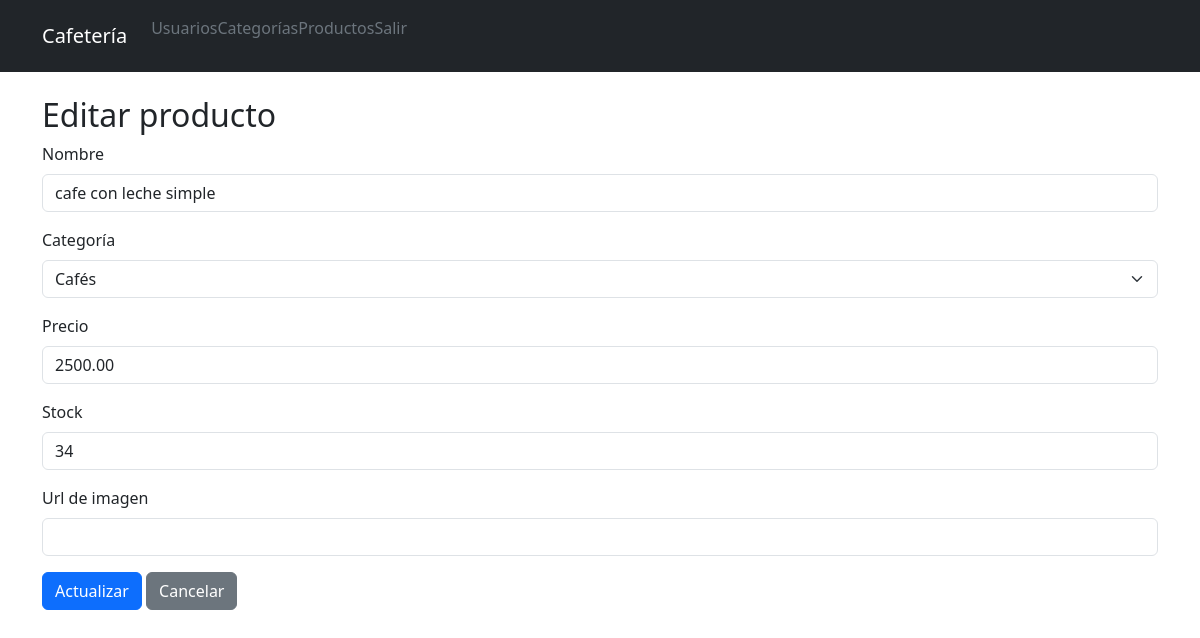
Screenshot of /cafeteria_app5/index.php?action=productos_edit&id=20 (signed in) with the database file from the repository.
### tables this page shows
CREATE TABLE `productos` (
  `id_producto` int(11) NOT NULL,
  `nombre` varchar(100) NOT NULL,
  `precio` decimal(10,2) NOT NULL DEFAULT 0.00,
  `stock` int(4) NOT NULL,
  `id_categoria` int(11) NOT NULL,
  `img` varchar(500) NOT NULL
);

CREATE TABLE `categorias` (
  `id_categoria` int(11) NOT NULL,
  `nombre` varchar(100) NOT NULL,
  `descripcion` text NOT NULL,
  `url_foto` int(11) NOT NULL
);

### cafeteria_app5/app/controllers/ProductoController.php (called while the page is built, shortened)
<?php
require_once 'app/models/Producto.model.php';
require_once 'app/models/Categoria.model.php';
class ProductoController {
    public function edit() {
        $m = new Producto();
        $cat = new Categoria();
        $categorias = $cat->getAll();
        $id = $_GET['id'] ?? null;
        $producto = $m->get($id);
        require 'app/views/producto/form.php';
    }
}

### cafeteria_app5/index.php (called while the page is built)
<?php
require_once 'router.php';

### cafeteria_app5/app/config/config.php (called while the page is built)
<?php
class Database {
    private static $instance = null;
    private $conn;
    private $host = "127.0.0.1";
    private $user = "root";
    private $pass = "";
    private $db = "cafeteria";
    private function __construct() {
        try {
            $this->conn = new PDO("mysql:host={$this->host};dbname={$this->db};charset=utf8mb4", $this->user, $this->pass);
            $this->conn->setAttribute(PDO::ATTR_ERRMODE, PDO::ERRMODE_EXCEPTION);
        } catch (PDOException $e) {
            die("Error de conexión: ".$e->getMessage());
        }
    }
    public static function getInstance() {
        if (!self::$instance) {
            self::$instance = new Database();
        }
        return self::$instance;
    }
    public function getConnection() {
        return $this->conn;
    }
}

### cafeteria_app5/app/models/Producto.model.php (called while the page is built, shortened)
<?php
require_once 'app/config/config.php';
class Producto {
    private $db;
    public function __construct() {
        $this->db = Database::getInstance()->getConnection();
    }
    public function get($id) {
        $stmt = $this->db->prepare('SELECT * FROM productos WHERE id_producto = ?');
        $stmt->execute([$id]);
        return $stmt->fetch(PDO::FETCH_ASSOC);
    }
}

### cafeteria_app5/app/models/Categoria.model.php (called while the page is built, shortened)
<?php
require_once 'app/config/config.php';
class Categoria {
    private $db;
    public function __construct() {
        $this->db = Database::getInstance()->getConnection();
    }
    public function getAll() {
        $stmt = $this->db->query('SELECT * FROM categorias ORDER BY id_categoria DESC');
        return $stmt->fetchAll(PDO::FETCH_ASSOC);
    }
}

### cafeteria_app5/app/views/producto/form.php (the view, shortened to what this page needs)
<?php require 'app/views/partials/header.php'; ?>
<?php $isEdit = isset($producto); ?>
<h2><?= $isEdit ? 'Editar producto' : 'Nuevo producto' ?></h2>
<form method="post">
  <div class="mb-3">
    <label class="form-label">Nombre</label>
    <input class="form-control" name="nombre" required value="<?= $isEdit ? htmlspecialchars($producto['nombre']) : '' ?>">
  </div>
  <div class="mb-3">
    <label class="form-label">Categoría</label>
    <select class="form-select" name="id_categoria">
      <?php foreach($categorias as $c): ?>
        <option value="<?= $c['id_categoria'] ?>" <?= ($isEdit && $producto['id_categoria']==$c['id_categoria']) ? 'selected' : '' ?>><?= htmlspecialchars($c['nombre']) ?></option>
      <?php endforeach; ?>
    </select>
  </div>
  <div class="mb-3">
    <label class="form-label">Precio</label>
    <input class="form-control" name="precio" type="number" step="0.01" required value="<?= $isEdit ? htmlspecialchars($producto['precio']) : '0.00' ?>">
  </div>
  <div class="mb-3">
    <label class="form-label">Stock</label>
    <input class="form-control" name="stock" type="number" required value="<?= $isEdit ? htmlspecialchars($producto['stock']) : '0' ?>">
  </div>
  <div class="mb-3">
    <label class="form-label">Url de imagen</label>
    <input class="form-control" name="img" type="text" required>
  </div>
  <button class="btn btn-primary"><?= $isEdit ? 'Actualizar' : 'Crear' ?></button>
  <a href="index.php?action=productos" class="btn btn-secondary">Cancelar</a>
</form>
<?php require 'app/views/partials/footer.php'; ?>

### rows the page displays
productos: nombre "cafe con leche simple", id_categoria "Cafés", precio "2500.00", stock "34"
